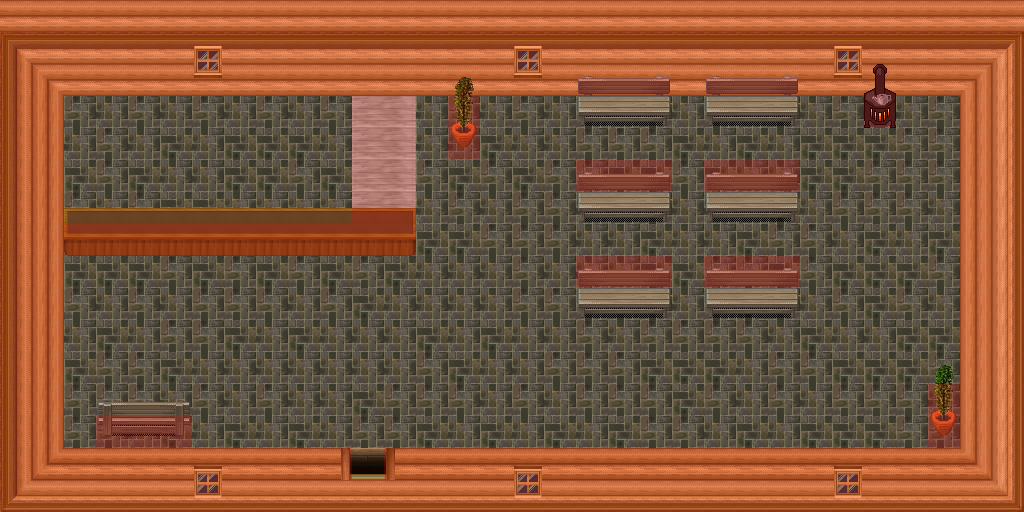

Rendered tile map (Tiled .tmx) drawn with the repository's tilesets; below, a short description and the map source with its tile grids summarised:
An orthogonal 32x16 tile map with 32x32 px tiles, 7 tile layers (0_floor, 1_terrain, 2_object, 3_roof, ...), 1 hidden layer not drawn, 11 tilesets.

<map version="1.0" orientation="orthogonal" renderorder="right-down" width="32" height="16" tilewidth="32" tileheight="32" nextobjectid="1">
 <tileset firstgid="1" name="warmer" tilewidth="32" tileheight="32" tilecount="2" columns="1">
  <image source="../../tileset/furniture/kitchen/warmer.png" width="32" height="64" />
 </tileset>
 <tileset firstgid="3" name="table_with_hob" tilewidth="32" tileheight="32" tilecount="5" columns="5">
  <image source="../../tileset/furniture/table/table_with_hob.png" trans="ff00ff" width="160" height="32" />
 </tileset>
 <tileset firstgid="8" name="table_with_beer_dark" tilewidth="32" tileheight="32" tilecount="10" columns="5">
  <image source="../../tileset/furniture/table/table_with_beer_dark.png" trans="ff00ff" width="160" height="64" />
 </tileset>
 <tileset firstgid="18" name="pot_plant" tilewidth="32" tileheight="32" tilecount="3" columns="1">
  <image source="../../tileset/plant/indoor/pot_plant.png" width="32" height="96" />
 </tileset>
 <tileset firstgid="21" name="collision" tilewidth="32" tileheight="32" tilecount="1" columns="1">
  <image source="../../tileset/logic/collision.png" width="32" height="32" />
 </tileset>
 <tileset firstgid="22" name="protection" tilewidth="32" tileheight="32" tilecount="2" columns="2">
  <image source="../../tileset/logic/protection.png" width="64" height="32" />
 </tileset>
 <tileset firstgid="24" name="scianki" tilewidth="32" tileheight="32" tilecount="27" columns="3">
  <image source="../../tileset/pol/waly/int_plazy.png" width="96" height="288" />
 </tileset>
 <tileset firstgid="51" name="laweczki" tilewidth="32" tileheight="32" tilecount="12" columns="3">
  <image source="../../tileset/pol/wyposazenie/lawki_krzesla/lawka_ciemna.png" width="96" height="128" />
 </tileset>
 <tileset firstgid="63" name="drzwi" tilewidth="32" tileheight="32" tilecount="15" columns="5">
  <image source="../../tileset/pol/domki/drzwi/door_drewno_int.png" width="160" height="96" />
 </tileset>
 <tileset firstgid="78" name="kafle" tilewidth="32" tileheight="32" tilecount="4" columns="2">
  <image source="../../tileset/ground/bricked_paving.png" width="64" height="64" />
 </tileset>
 <tileset firstgid="82" name="okna" tilewidth="32" tileheight="32" tilecount="16" columns="8">
  <image source="../../tileset/pol/domki/okna/window_drewno.png" width="256" height="64" />
 </tileset>
 <layer name="0_floor" width="32" height="16">
  <data>[512 cells, 512 non-empty, 19 distinct tile ids]</data>
 </layer>
 <layer name="1_terrain" width="32" height="16">
  <data>[512 cells, 79 non-empty, 25 distinct tile ids]</data>
 </layer>
 <layer name="2_object" width="32" height="16">
  <data>[512 cells, 0 non-empty, 0 distinct tile ids]</data>
 </layer>
 <layer name="3_roof" width="32" height="16">
  <data>[512 cells, 16 non-empty, 7 distinct tile ids]</data>
 </layer>
 <layer name="4_roof_add" width="32" height="16">
  <data>[512 cells, 0 non-empty, 0 distinct tile ids]</data>
 </layer>
 <layer name="objects" width="32" height="16">
  <data>[512 cells, 0 non-empty, 0 distinct tile ids]</data>
 </layer>
 <layer name="collision" width="32" height="16" opacity="0.2">
  <data>[512 cells, 242 non-empty, 1 distinct tile ids]</data>
 </layer>
 <layer name="protection" width="32" height="16" visible="0">
  <data>[512 cells, 512 non-empty, 1 distinct tile ids]</data>
 </layer>
</map>
